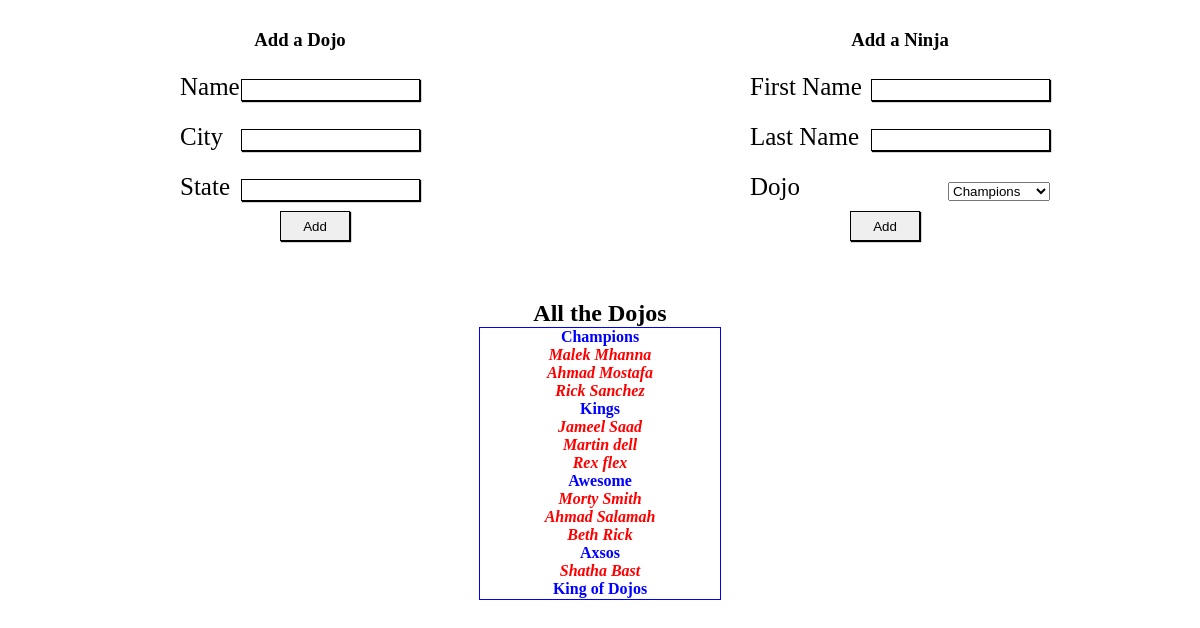
The page / on the database its author committed.
### FirstApp/models.py (models this page shows)
class Dojo(models.Model):
    name = models.CharField(max_length=255)
    city=models.CharField(max_length=255)
    state=models.CharField(max_length=2)
    desc=models.TextField(null=True)

class Ninja(models.Model):
    dojo = models.ForeignKey(Dojo, related_name="ninjas", on_delete = models.CASCADE)
    first_name=models.CharField(max_length=255)
    last_name=models.CharField(max_length=255)

### FirstApp/views.py (the view)
# urls.py: path('', views.index),
def index(request):
    context = {
        'my_dojo':Dojo.objects.all(),
    }
    return render(request,'index.html',context)

### FirstApp/templates/index.html (shortened to what this page needs)
<!DOCTYPE html>
<html lang="en">
<head>
    {% load static %}
    <link rel="stylesheet" href="{% static 'css/style.css' %}">
</head>
<body>
    <div class="main-container">
        <section class="section1">
            <aside class="aside1">
                <h1>Add a Dojo</h1>
                <form action="/entry" method="POST">
                    <div class="entry1">
                        <label for="f-named">Name</label>
                        <input type="text" name="f-named" id="f-named">
                    </div>
                    <div class="entry1">
                        <label for="city">City</label>
                        <input type="text" name="city" id="city">
                    </div>
                    <div class="entry1">
                        <label for="state">State</label>
                        <input type="text" name="state" id="state" maxlength="2">
                    </div>
                    <button type="submit">Add</button>
                </form>
            </aside>
            <aside class="aside2">
                <h1>Add a Ninja</h1>
                <form action="/entry" method="POST">
                    <div class="entry2">
                        <label for="f-namen">First Name</label>
                        <input type="text" name="f-namen" id="f-namen">
                    </div>
                    <div class="entry2">
                        <label for="l-name">Last Name</label>
                        <input type="text" name="l-name" id="l-name">
                    </div>
                    <div class="entry2">
                        <label for="dojo">Dojo</label>
                        <select name="dojo" id="dojo">
                            {% for x in my_dojo %}
                            <option value="{{x.name}}">{{x.name}}</option>
                            {% endfor %}
                        </select>
                    </div>
                    <button type="submit">Add</button>
                </form>
            </aside>
        </section>
        <section class="section2">
            <h1>All the Dojos</h1>
            <div class="output">
                <ul>
                    {% for dojo in my_dojo %}
                    <li class="show">{{dojo.name}}
                        <ul>
                            {% for ninja in dojo.ninjas.all %}
                            <li class="bolder"><em>{{ninja.first_name}} {{ninja.last_name}}</em></li>
                            {% endfor %}
                        </ul>
                    </li>
                    {% endfor %}
                </ul>
            </div>
        </section>
    </div>
</body>
</html>

### FirstApp/static/css/style.css (style rules this page uses)
* { margin: 0px; padding: 0px; }
.main-container { width: 100%; height: fit-content; margin: 0 auto; display: flex; flex-direction: column; }
section { width: 100%; height: 300px; display: flex; flex-direction: row; justify-content: space-around; margin: 0 auto; }
aside { height: 90%; width: 50%; display: flex; flex-direction: column; align-items: center; justify-content: center; }
.entry1 { height: 40px; width: 240px; margin: 10px 0 10px 0; display: flex; justify-content: space-between; align-items: flex-end; font-size: 25px; }
.entry2 { height: 40px; width: 300px; margin: 10px 0 10px 0; display: flex; justify-content: space-between; align-items: flex-end; font-size: 25px; }
input { height: 20px; border: black solid 1px; box-shadow: 1px 1px 1px black; }
button { width: 70px; height: 30px; margin-left: 100px; border: black solid 1px; box-shadow: 1px 1px 1px black; }
.output { margin: 0 auto; width: 20%; height: 290px; border: blue 1px solid; overflow: scroll; }
.show { font-weight: 900; color: blue; text-align: center; }
.bolder { color: red; }
.section2 { display: flex; flex-direction: column; justify-content: center; align-items: center; }

### rows shown on the page
Dojo: name "Champions"
Ninja: first_name "Malek", last_name "Mhanna"
Ninja: first_name "Ahmad", last_name "Mostafa"
Ninja: first_name "Rick", last_name "Sanchez"
Dojo: name "Kings"
Ninja: first_name "Jameel", last_name "Saad"
Ninja: first_name "Martin", last_name "dell"
Ninja: first_name "Rex", last_name "flex"
Dojo: name "Awesome"
Ninja: first_name "Morty", last_name "Smith"
Ninja: first_name "Ahmad", last_name "Salamah"
Ninja: first_name "Beth", last_name "Rick"
Dojo: name "Axsos"
Ninja: first_name "Shatha", last_name "Bast"
Dojo: name "King of Dojos"

### other values the page prints
form field dojo "Champions"
